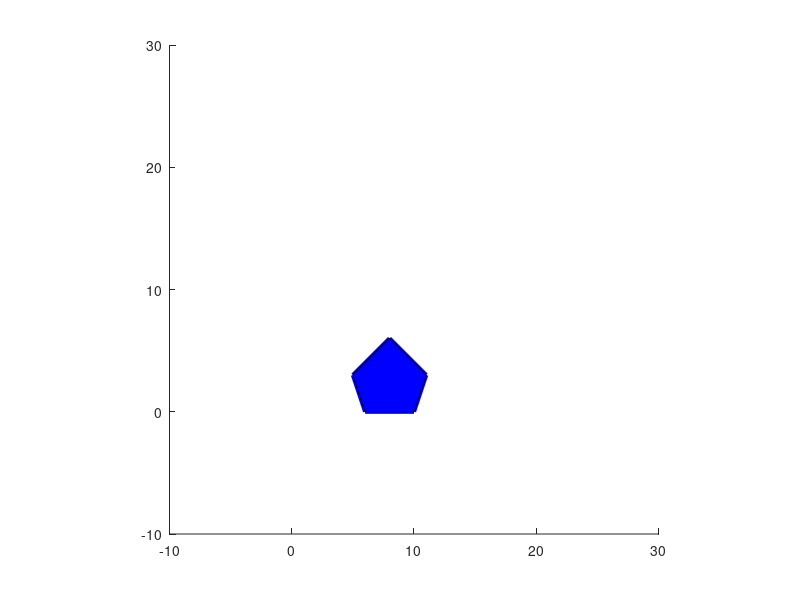

MATLAB code to generate this figure: (Note: this script raises an error after producing the figure.)
clear;close all
Obj=[6 10 11 8 5 6 
     0 0 3 6 3 0
     1 1 1 1 1 1];
figure
axis([-10,30,-10,30]);
axis square 
set(gcf,'color','w');
hold on
    x=Obj(1,:);
    y=Obj(2,:); 
    plot(x,y,'b','Linewidth',3.0);
    fill(x,y,'b');
    ScalingObj=move(-6,0)*Obj;
    ScalingObj=scaling(2/3,2/3)*ScalingObj;
    ScalingObj=move(6,0)*ScalingObj;
    x=ScalingObj(1,:);
    y=ScalingObj(2,:); 
    plot(x,y,'w','Linewidth',3.0);
    fill(x,y,'w');
   